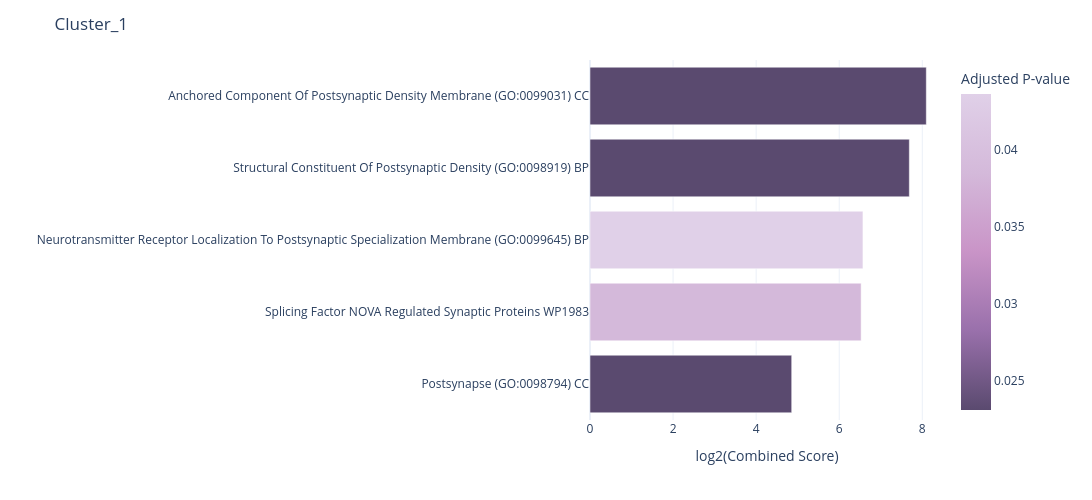
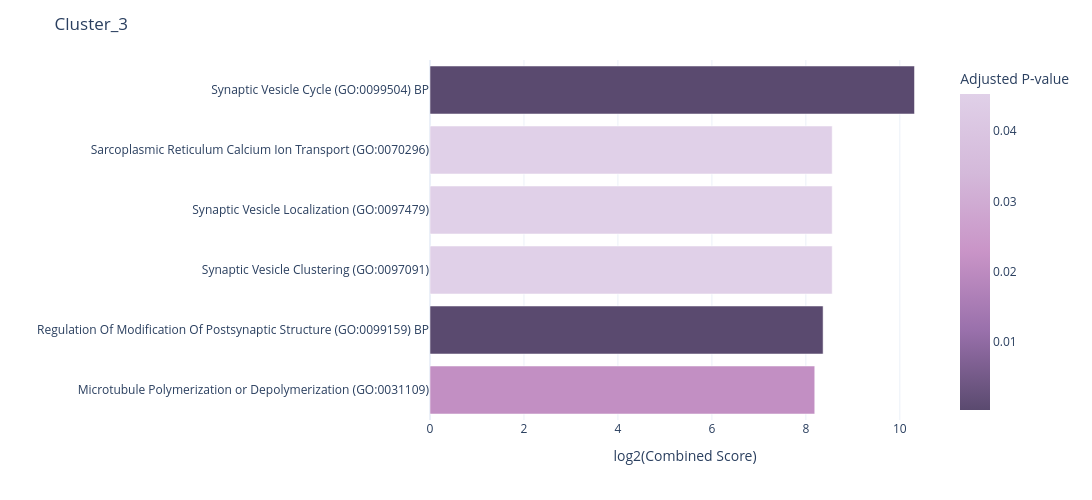

The notebook cell saved with these charts, in order:
### Code cell
# Figure 5f (part 4) - per-cluster GO bar plots (neuronal/synaptic keyword selection, top by Combined Score).
PURPLE = [[0, '#5a4a6f'], [0.25, '#9970ab'], [0.5, '#c994c7'], [0.75, '#d4b9da'], [1, '#e0d0e8']]
NEURO_KW = ['SYNAP', 'NEURON', 'AXON', 'DENDRIT', 'VESICLE', 'CALCIUM', 'CALMODULIN', 'GLUTAMAT',
            'GABA', 'ION CHANNEL', 'POSTSYNAP', 'PRESYNAP', 'ACTIVE ZONE', 'CHROMATIN', 'SUMOYLATION',
            'TRANSLATION', 'PLASTICITY', 'CYTOSKELET', 'MICROTUBULE']

def go_bar(cluster_name, n=6):
    if cluster_name not in enrichment_results:
        print(f'{cluster_name}: no results'); return
    df = enrichment_results[cluster_name]['results']
    df = df[df['Adjusted P-value'] < 0.05].copy()
    df['_u'] = df['Term'].str.upper()
    sel = df[df['_u'].apply(lambda t: any(k in t for k in NEURO_KW))]
    sel = sel.sort_values('Combined Score', ascending=False).head(n).sort_values('Combined Score')
    print(f'{cluster_name}: {len(sel)} neuronal terms shown')
    if sel.empty:
        return
    fig = px.bar(sel, y='Term', x=np.log2(sel['Combined Score']), color='Adjusted P-value',
                 orientation='h', color_continuous_scale=PURPLE)
    fig.update_layout(width=1200, height=500, template='plotly_white', title=cluster_name,
                      xaxis_title='log2(Combined Score)', yaxis_title='')
    fig.show()
    fig.write_image(rf'D:\Projects\nanoPhos\figures_upd\figure5\figure5f_{cluster_name}_GO.pdf', width=1200, height=500)

for name in enrichment_results:
    go_bar(name, n=6)

### Figure 1 — Plotly figure (JSON) as saved in the notebook; plotly's stock layout.template omitted (floating-point values rounded to 4 significant figures)
{"data": [{"hovertemplate": "x=%{x}<br>Term=%{y}<br>Adjusted P-value=%{marker.color}<extra></extra>", "legendgroup": "", "marker": {"color": [0.02307, 0.03841, 0.04361, 0.02307, 0.02307], "coloraxis": "coloraxis", "pattern": {"shape": ""}}, "name": "", "orientation": "h", "showlegend": false, "textposition": "auto", "type": "bar", "x": [4.856, 6.528, 6.571, 7.687, 8.096], "xaxis": "x", "y": ["Postsynapse (GO:0098794) CC", "Splicing Factor NOVA Regulated Synaptic Proteins WP1983", "Neurotransmitter Receptor Localization To Postsynaptic Specialization Membrane (GO:0099645) BP", "Structural Constituent Of Postsynaptic Density (GO:0098919) BP", "Anchored Component Of Postsynaptic Density Membrane (GO:0099031) CC"], "yaxis": "y"}], "layout": {"barmode": "relative", "coloraxis": {"colorbar": {"title": {"text": "Adjusted P-value"}}, "colorscale": [[0, "#5a4a6f"], [0.25, "#9970ab"], [0.5, "#c994c7"], [0.75, "#d4b9da"], [1, "#e0d0e8"]]}, "height": 500, "legend": {"tracegroupgap": 0}, "margin": {"t": 60}, "title": {"text": "Cluster_1"}, "width": 1200, "xaxis": {"anchor": "y", "domain": [0, 1], "title": {"text": "log2(Combined Score)"}}, "yaxis": {"anchor": "x", "domain": [0, 1], "title": {"text": ""}}}}

### Figure 2 — Plotly figure (JSON) as saved in the notebook; plotly's stock layout.template omitted (floating-point values rounded to 4 significant figures)
{"data": [{"hovertemplate": "x=%{x}<br>Term=%{y}<br>Adjusted P-value=%{marker.color}<extra></extra>", "legendgroup": "", "marker": {"color": [0.02128, 0.000365, 0.0453, 0.0453, 0.0453, 0.0003528], "coloraxis": "coloraxis", "pattern": {"shape": ""}}, "name": "", "orientation": "h", "showlegend": false, "textposition": "auto", "type": "bar", "x": [8.189, 8.367, 8.56, 8.56, 8.56, 10.31], "xaxis": "x", "y": ["Microtubule Polymerization or Depolymerization (GO:0031109)", "Regulation Of Modification Of Postsynaptic Structure (GO:0099159) BP", "Synaptic Vesicle Clustering (GO:0097091)", "Synaptic Vesicle Localization (GO:0097479)", "Sarcoplasmic Reticulum Calcium Ion Transport (GO:0070296)", "Synaptic Vesicle Cycle (GO:0099504) BP"], "yaxis": "y"}], "layout": {"barmode": "relative", "coloraxis": {"colorbar": {"title": {"text": "Adjusted P-value"}}, "colorscale": [[0, "#5a4a6f"], [0.25, "#9970ab"], [0.5, "#c994c7"], [0.75, "#d4b9da"], [1, "#e0d0e8"]]}, "height": 500, "legend": {"tracegroupgap": 0}, "margin": {"t": 60}, "title": {"text": "Cluster_3"}, "width": 1200, "xaxis": {"anchor": "y", "domain": [0, 1], "title": {"text": "log2(Combined Score)"}}, "yaxis": {"anchor": "x", "domain": [0, 1], "title": {"text": ""}}}}
